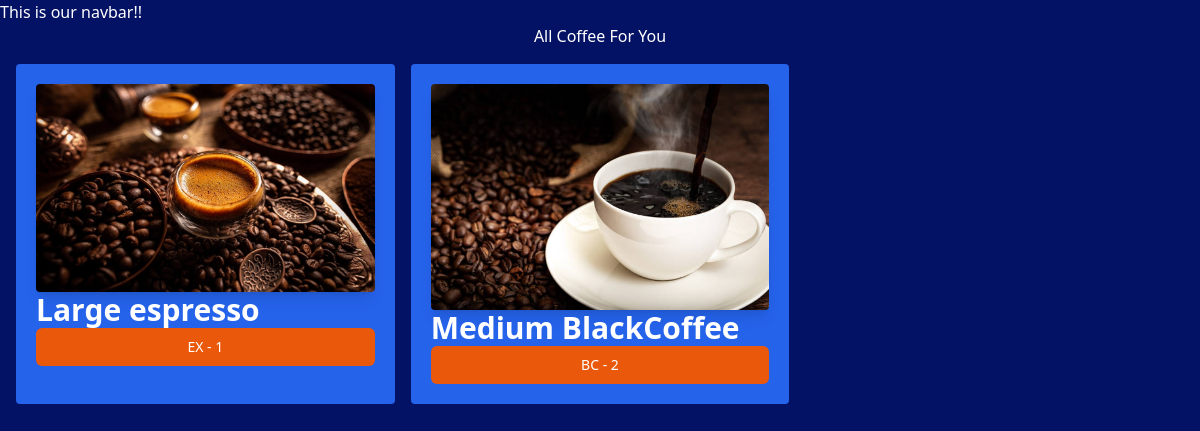
Page /coffee/ on the earlier database version.
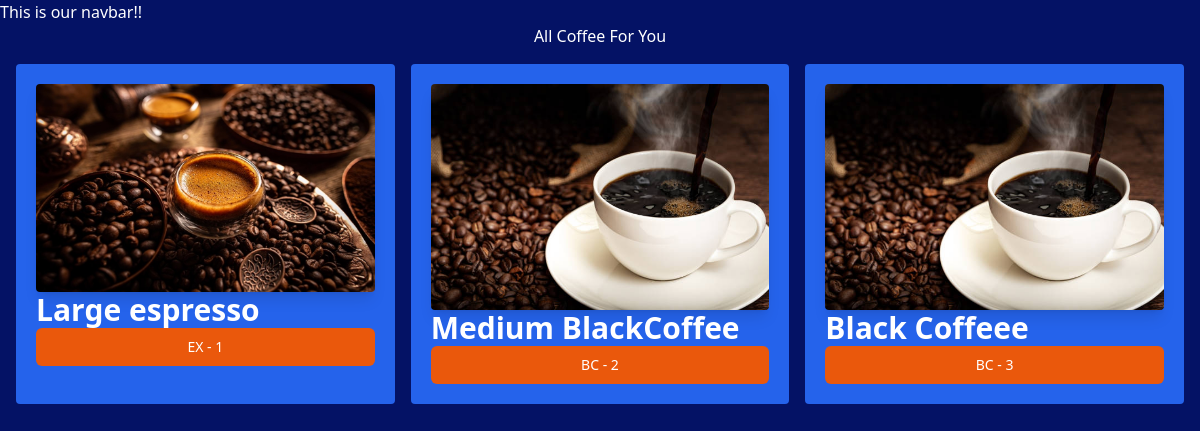
Same page on the later database version.
### coffee/models.py (models this page shows, shortened)
class coffee_varieties(models.Model):
    COFFEE_TYPE_CHOICE=[
        ('CAP', 'Capachino'),
        ('BC', 'Black Coffee'),
        ('CC', 'Cold Coffee'),
        ('EX', 'Espresso'),
        ('Pc', 'Plane Coffee')
    ]
    name=models.CharField(max_length=100)#this sets max length to 100
    image=models.ImageField(upload_to='coffees/') #ese hi images upload hoti hai
    date=models.DateTimeField(default=timezone.now)
    type= models.CharField(max_length=3, choices=COFFEE_TYPE_CHOICE) #to ye bs upar wali choices lega
    description=models.TextField(default='') #this is a text field

### coffee/views.py (the view)
# urls.py: path('', views.all_coffee, name='all_coffee'),
def all_coffee(request):
    coffees= coffee_varieties.objects.all() #ye db pr query krega, arryas aayenge
    return render(request, 'coffee/all_coffee.html', {'coffees':coffees}) #ab front-end mein values aajaynegi!!

### coffee/templates/coffee/all_coffee.html (shortened to what this page needs)
{% extends 'layout.html' %}
{% block content %}
<h1>All Coffee For You</h1>
<div class="grid grid-cols-3 gap-4 m-4">
{% for COD in coffees  %}
    <div class="bg-blue-600 p-5 rounded">
        <img class="rounded shadow-lg" src="{{COD.image.url}}" alt="">
        <h3 class="text-3xl font-bold">{{COD.name}}</h3>
        <a href="{% url 'coffee_detail' COD.id %}">
            <button
            type="button"
            class="inline-flex items-center w-[100%] justify-center px-4 py-2 border border-transparent text-sm fornt-medium rounded-md text-white bg-orange-600 hover:bg-orange-800 focus:outline-none focus:ring-2 focus:ring-offset_2 focus:ring-orange-500">
                {{COD.type}} - {{COD.id}}
            </button>
        </a>
    </div>
{% endfor %}
</div>
{% endblock %}

Differences in the rows shown:
added coffee_varieties: image (picture), name "Black Coffeee", type "BC", id "3"
